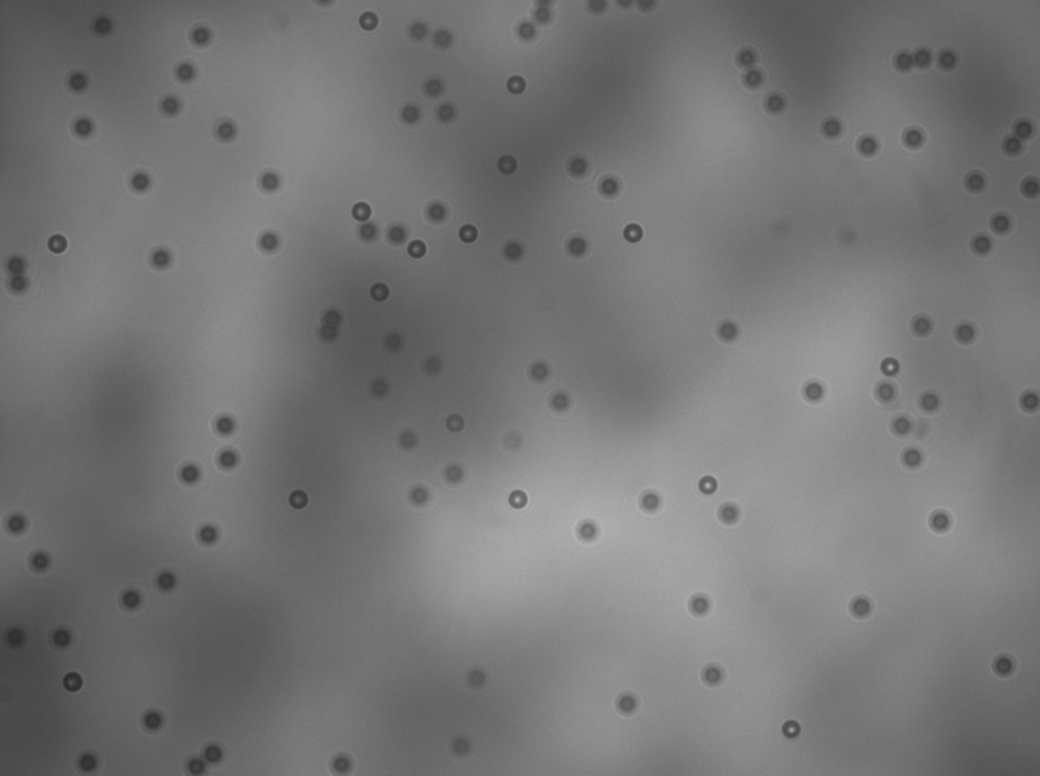
#> input picture images/0041.pgm, 2080 x 1552 px (shown at 1/2 size); its folder holds only this picture in this run
$ python hough-circle-backup.py   (Python 2 division)   (older library calls are emulated)
#> lines starting #> are read from the running program, lines starting #| are printed output that depends on the picture; after the words box and inside, x2 and y2 are one past the last pixel; in counts of white or black regions, pixels touching at a corner belong together
import os
import cv2
import numpy as np
from matplotlib import pyplot as plt

##############################################################################################################################################
#User adjustable parameters below

'''
General global variables AND
Stage (1/3) : Equalized Image variables AND
Stage (2/3) : Threshold Image variables
'''
#img_path = 'images/12.pgm'
img_dir = 'images'
#Stage (1/3) : Equalized Image variable
#adaptiveClipLimit = 30.0
#adaptiveTileGridSize = (40,40)
adaptiveClipLimit = 200
adaptiveTileGridSize = (100,100)
#Stage (2/3) : Threshold Image  variable
#thresholdLimit = 80    #high value= no blur, low value = full blur
#blur_aperture = 15
thresholdLimit = 55    #high value= no blur, low value = full blur
blur_aperture = 9

'''
Stage (3/3) : Final Image
Adjustable Hough Variables
    -minDist: Minimum distance between the center (x, y) coordinates of detected circles.
            If the minDist is too small, multiple circles in the same neighborhood as the original
            may be (falsely) detected. If the minDist is too large, then some circles may not be
            detected at all.
    -param1: Gradient value used to handle edge detection in the Yuen et al. method.
    -param2: Accumulator threshold value for the cv2.HOUGH_GRADIENT method. The smaller
            the threshold is, the more circles will be detected (including false circles). The
            larger the threshold is, the more circles will potentially be returned.
    -minRadius: Minimum size of the radius (in pixels).
    -maxRadius: Maximum size of the radius (in pixels).

min_dist = 10
param1 = 40
param2 = 50
min_radius = 3
max_radius = 40
'''
min_dist = 10
param1 = 90
param2 = 40
min_radius = 3
max_radius = 40

##############################################################################################################################################
#DO NOT MODIFY ANYTHING BELOW THIS LINE
#I WILL FUCK YOU UP - TONY
##############################################################################################################################################
label_x = 'label for x'
label_y = 'label for y'
'''
Image sorting and calling functions onto the sorted images in an iterable fashion
    1. Finds images in a folder.
    2. Puts the images into an array.
    3. Each image is iterated through the different 'Stages'
'''
def main():
    #count_circles(img_path, True)
    file_list = []
    circle_count = []
    for file in os.listdir(img_dir):
        if file.endswith('.pgm'):
            file_list.append(file)
    file_list = sorted(file_list)
    for file in file_list:
        #print file                  #only to see if the array is print out correctly
        circle_count.append(count_circles(img_dir, file))
#> in count_circles, img is the input picture: shape (1552, 2080, 3); min 1, max 184, mean 117.2

    f= open("test.csv", 'w')        #make the file name an argument
    f.write('#comment 1\n')
    f.write('#comment 1\n')
    f.write('%s, %s\n' %(label_x, label_y))
    for i in range (0, len(file_list)):
        file_split = file_list[i].split('.')
        f.write('%s,%d\n' %(file_split[0],circle_count[i]))
    f.close()


'''
Stage (1/3) : Equalized Image
    -Equlizes the brightness in the image.
    -Even with a diffuser, the image doesn't have even brightness.
'''
def equalize_img_hist(img, adaptiveClipLimit, adaptiveTileGridSize):
    #Convert to BW
#> called with adaptiveClipLimit = 200, adaptiveTileGridSize = (100, 100)
    img_gray = cv2.cvtColor(img,cv2.COLOR_BGR2GRAY)

    #Apply adaptive histogram equalization
    img_lab = cv2.cvtColor(img,cv2.COLOR_BGR2LAB)
#> img_lab: shape (1552, 2080, 3); mean of channels 0, 1, 2 125.6, 128, 128
    clahe = cv2.createCLAHE(clipLimit=adaptiveClipLimit, tileGridSize=adaptiveTileGridSize)
    #change if you want to use colored images
    img_adaptHist = clahe.apply(img_gray)
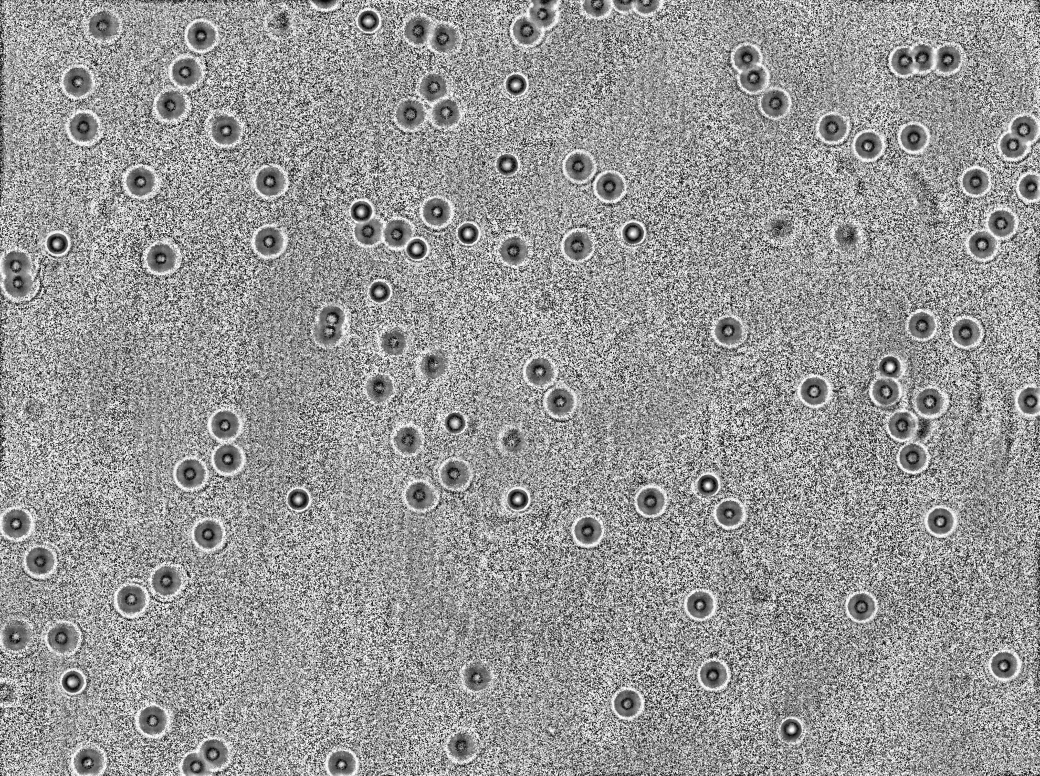
#> img_adaptHist: shape (1552, 2080) (shown at 1/2 size); min 0, max 255, mean 150.9

    return img_adaptHist

'''
Stage (2/3) : Threshold Image
    -Doesn't do much; just setting a parameter using a cv2 module function called medianBlur
'''
def blur_img(img, aperture):
    img_blur = cv2.medianBlur(img,aperture)

    return img_blur

'''
Stage (3/3) : Final Image
This is where shit goes down
'''
def count_circles(img_dir,file, display_image = False, save_image = True):
    print 'Processing ',file
    # Read image
    img_path = os.path.join(img_dir, file)
    img = cv2.imread(img_path)
    output = img.copy()

    # Filter image to get better edge detection results
    img_adaptHist = equalize_img_hist(img, adaptiveClipLimit, adaptiveTileGridSize)
    th2, im_th2 = cv2.threshold(img_adaptHist, thresholdLimit, 255, cv2.THRESH_BINARY_INV)
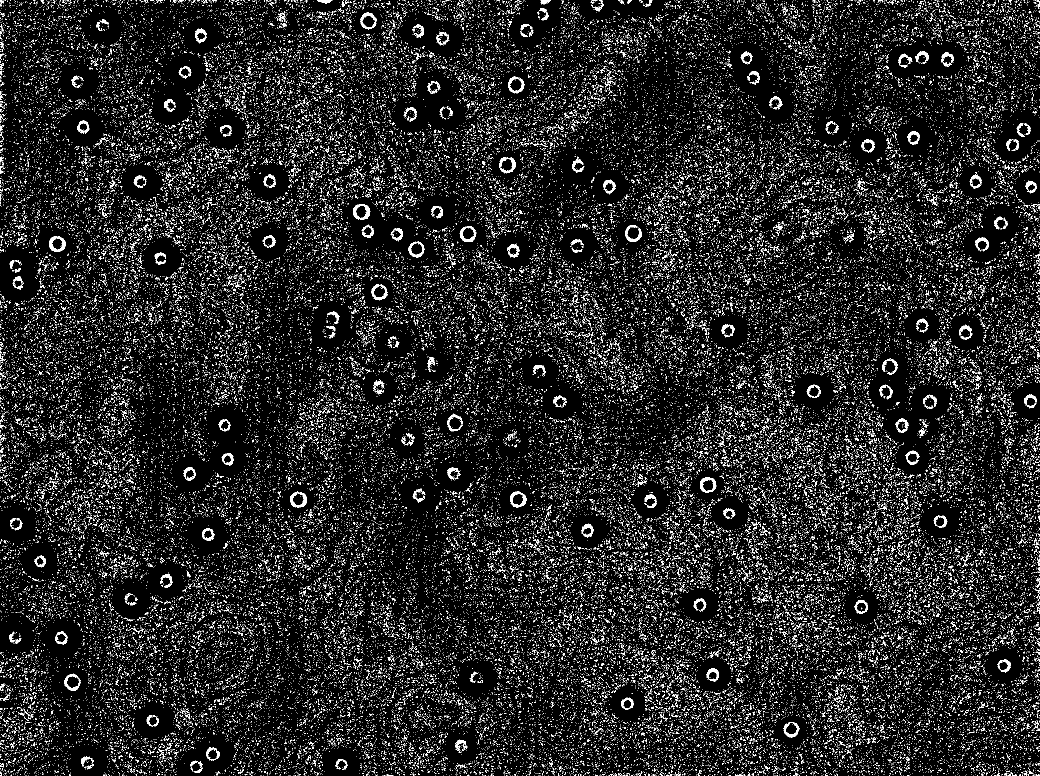
#> im_th2: shape (1552, 2080) (shown at 1/2 size); 8.9% white in thin lines or dots
#> th2 = 55
    img_blur = blur_img(im_th2, blur_aperture)
#> in blur_img, `img_blur = cv2.medianBlur(img,aperture)`:
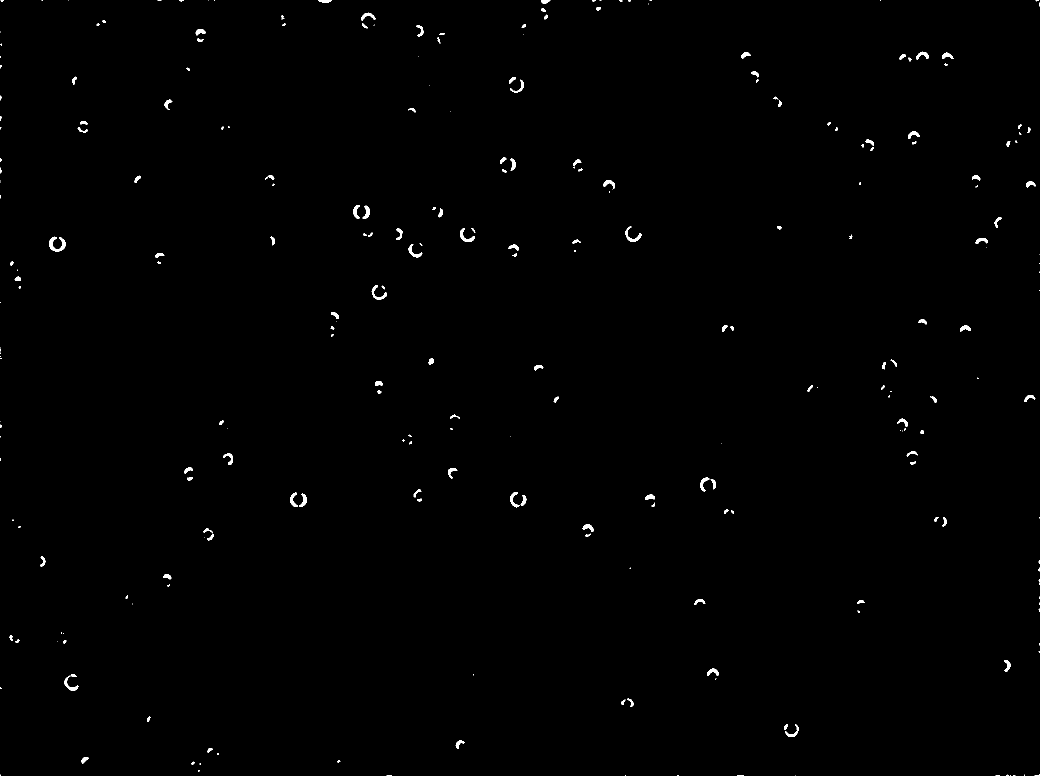
#> img_blur: shape (1552, 2080) (shown at 1/2 size); 0.46% white; 272 white regions (116 under 20 px), largest, box (x1, y1, x2, y2) and area: (99, 473, 131, 503) 442, (1250, 453, 1283, 484) 287, (920, 456, 949, 484) 286

    # Find circles via Hough transform
    circles = cv2.HoughCircles(img_blur, cv2.cv.CV_HOUGH_GRADIENT, 2, min_dist, np.array([]), param1, param2, min_radius, max_radius)
#> circles = [[723, 423, 16.4], [117, 489, 12.6], [1415, 969, 16], [759, 585, 14], [1033, 169, 14.2], [831, 499, 13.4], [1827, 275, 12.4], [1217, 371, 11], [593, 999, 12.4], [1027, 499, 10.6], [143, 1365, 15], [1033, 997, 14.2]]

    # Add circles to output image
    if circles is not None:
        circles = np.round(circles[0, :]).astype("int")
#> circles = [[723, 423, 16], [117, 489, 13], [1415, 969, 16], [759, 585, 14], [1033, 169, 14], [831, 499, 13], [1827, 275, 12], [1217, 371, 11], [593, 999, 12], [1027, 499, 11], [143, 1365, 15], [1033, 997, 14]]

        for (x, y, r) in circles:
            cv2.circle(output, (x,y), r, (0, 255, 0), 4)
            cv2.rectangle(output, (x - 5, y - 5), (x + 5, y + 5), (0, 128, 255), -1)
#> this loop made 12 passes
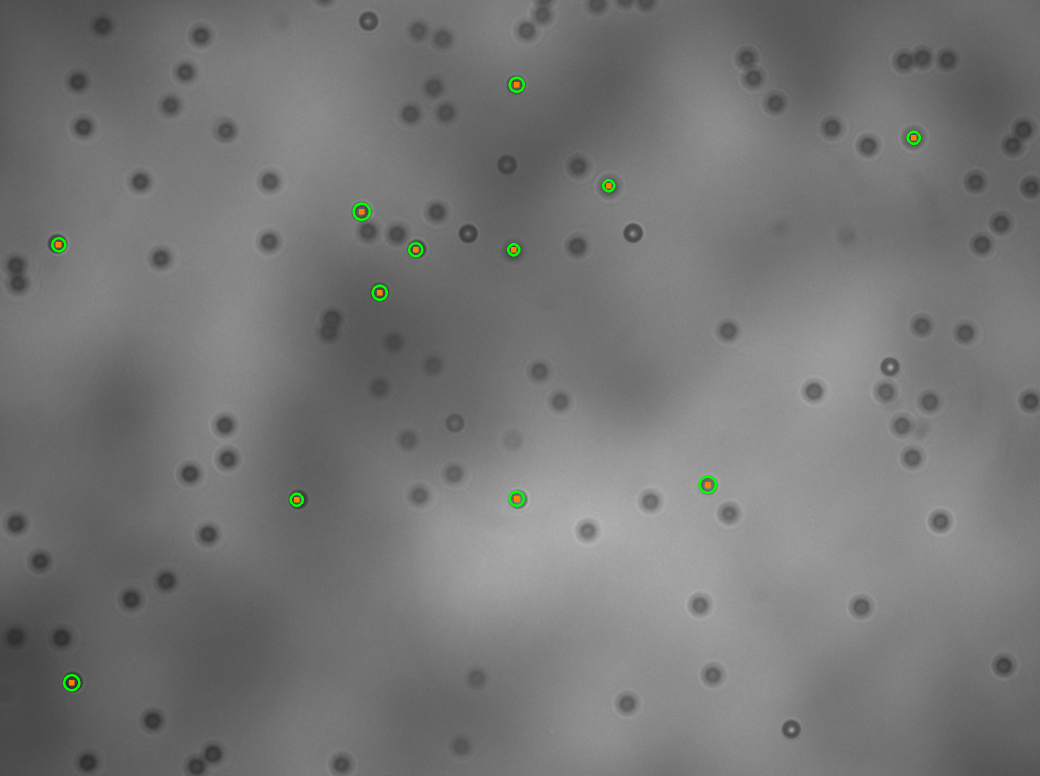
#> output: shape (1552, 2080, 3) (shown at 1/2 size); 0.2% of pixels changed, all inside (x1, y1, x2, y2) = (102, 153, 1842, 1383)
    else:
        circles = []

        #print "Circles found: ", len(circles)


    #Displays a matplotlib image of 4 images: original image, equalized image, threshold image and final image
    if display_image:
        # Result Display
        plt.subplot(221),plt.imshow(img,cmap = 'gray')
        plt.title('Original Image'), plt.xticks([]), plt.yticks([])
        plt.subplot(222),plt.imshow(img_adaptHist,cmap = 'gray')
        plt.title('Stage (1/3) : Equalized Image'), plt.xticks([]), plt.yticks([])
        plt.subplot(223),plt.imshow(im_th2,cmap = 'gray')
        plt.title('Stage (2/3) : Threshold Image'), plt.xticks([]), plt.yticks([])
        plt.subplot(224),plt.imshow(output,cmap = 'gray')
        plt.title('Stage (3/3) : Final Image'), plt.xticks([]), plt.yticks([])
        plt.show()

    #Saves a matplotlib image of 4 images: original image, equalized image, threshold image and final image
    if save_image:
        # Result Display
        plt.subplot(221),plt.imshow(img,cmap = 'gray')
        plt.title('Original Image'), plt.xticks([]), plt.yticks([])
        plt.subplot(222),plt.imshow(img_adaptHist,cmap = 'gray')
        plt.title('Stage (1/3) : Equalized Image'), plt.xticks([]), plt.yticks([])
        plt.subplot(223),plt.imshow(im_th2,cmap = 'gray')
        plt.title('Stage (2/3) : Threshold Image'), plt.xticks([]), plt.yticks([])
        plt.subplot(224),plt.imshow(output,cmap = 'gray')
        plt.title('Stage (3/3) : Final Image'), plt.xticks([]), plt.yticks([])
        fig1 = plt.gcf()
        #plt.show()
        plt.draw()

        #dirpath to a folder of images generated by matplotlib
        matplotlib_generated_img_path = 'generated-images/'
        fig1.savefig('%s%s.png' %(matplotlib_generated_img_path ,file) , dpi=1000)
#> figure, not shown here; B, G, R data is drawn as R, G, B


    return len(circles)
#run the script
if __name__ == "__main__":
    main()
